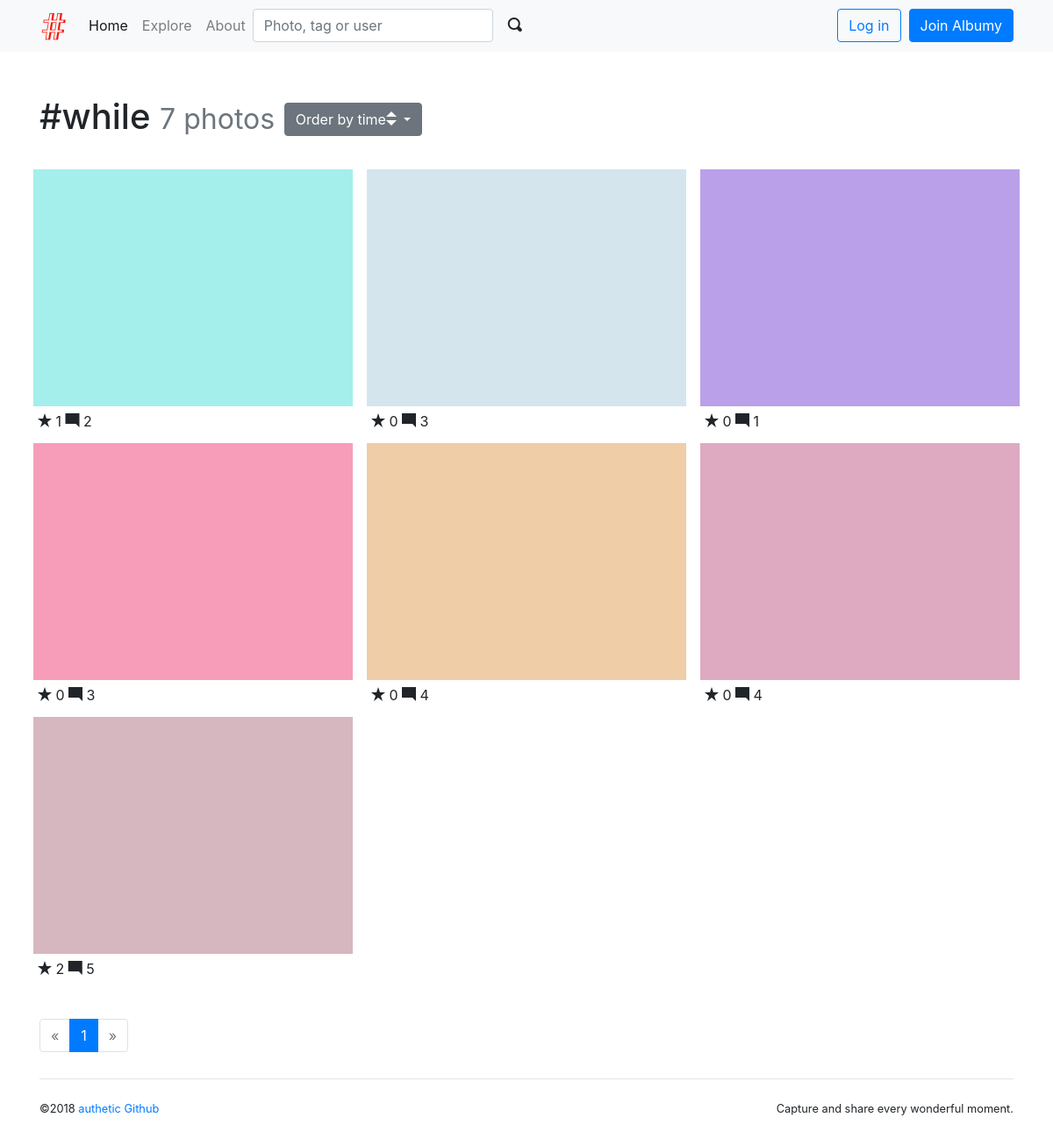
The app's page /tag/9 with its own data.
### albumy/models.py (models this page shows)
@whooshee.register_model('name')
class Tag(db.Model):
    id = db.Column(db.Integer, primary_key=True)
    name = db.Column(db.String(30), index=True)
    photos = db.relationship('Photo', secondary=tagging, back_populates='tags')

@whooshee.register_model('description')
class Photo(db.Model):
    id = db.Column(db.Integer, primary_key=True)
    description = db.Column(db.String(500))
    filename = db.Column(db.String(64))
    filename_s = db.Column(db.String(64))
    filename_m = db.Column(db.String(64))
    timestamp = db.Column(db.DateTime, default=datetime.utcnow)
    flag = db.Column(db.Integer, default=0)
    author_id = db.Column(db.Integer, db.ForeignKey('user.id'))
    author = db.relationship('User', back_populates='photos')
    tags = db.relationship('Tag', secondary=tagging, back_populates='photos')
    collectors = db.relationship('Collect', back_populates='collected', cascade='all')

### albumy/blueprints/main.py (the view)
@main_bp.route('/tag/<int:tag_id>', defaults={'order':'by_time'})
@main_bp.route('/tag/<int:tag_id>/<order>')
def show_tag(tag_id, order):
    tag = Tag.query.get_or_404(tag_id)
    page = request.args.get('page', 1, type=int)
    per_page = current_app.config['ALBUMY_PHOTO_PER_PAGE']
    order_rule = 'time'
    pagination = Photo.query.with_parent(tag).order_by(Photo.timestamp.desc()).paginate(page, per_page)
    photos = pagination.items
    if order == 'by_collects':
        photos.sort(key=lambda x:len(x.collectors), reverse=True)
        order_rule = 'collects'
    return render_template('main/tag.html', tag=tag, pagination=pagination, photos=photos, order_rule=
                           order_rule)

### albumy/__init__.py (called while the page is built)
def register_template_context(app):
    @app.context_processor
    def make_template_context():
        if current_user.is_authenticated:
            notification_count = Notification.query.with_parent(current_user).filter_by(is_read=False).count()
        else:
            notification_count = None
        return dict(notification_count=notification_count)

### albumy/extensions.py (called while the page is built)
    def can(self, permission_name):
        return False

### albumy/templates/main/tag.html (shortened to what this page needs)
{% extends 'base.html' %}
{% from 'bootstrap/pagination.html' import render_pagination %}
{% from 'macros.html' import photo_card with context %}
{% block content %}
    <div class="page-header">
    <h1>#{{ tag.name }}
        <small class="text-muted">{{ tag.photos|length }} photos</small>
        <span class="dropdown">
            <button class="btn btn-secondary dropdown-toggle" type="button" id="dropdownMenuButton" data-toggle="dropdown" aria-haspopup="true" aria-expanded="false">
            Order by {{ order_rule }}<span class="oi oi-elevator"></span>
            </button>
        </span>
    </h1>
    </div>
    <div class="row">
        {% for photo in photos %}
        {{ photo_card(photo) }}
        {% endfor %}
    </div>
    <div class="page-footer">
        {{ render_pagination(pagination, align='center') }}
    </div>
{% endblock %}

### albumy/templates/macros.html (shortened to what this page needs)
{% macro photo_card(photo) %}
    <div class="photo-card card">
        <a class="card-thumbnail" href="{{ url_for('main.show_photo',
                photo_id=photo.id)}}">
            <img class="card-img-top portrait" src="{{ url_for('main.get_image',
                    filename=photo.filename_s) }}">
        </a>
        <div class="card-body">
            <span class="oi oi-star"></span>
            {{ photo.collectors|length }}
            <span class="oi oi-comment-square"></span>
            {{ photo.comments|length }}
        </div>
    </div>
{% endmacro %}

### albumy/static/css/style.css (style rules this page uses)
.page-header { padding-top: 20px; padding-bottom: 20px; }
.page-footer { padding-top: 40px; }
nav { margin-bottom: 30px; }
.photo-card { float: left; width: 33.333%; padding: 0.5rem 0.5rem 0 0.5rem; border: 0; }
.photo-card .card-body { padding: 5px; }
.card-thumbnail { position: relative; width: auto; height: 20em; overflow: hidden; }
.card-thumbnail img { position: absolute; left: 50%; top: 50%; height: 100%; width: auto; -webkit-transform: translate(-50%, -50%); -ms-transform: translate(-50%, -50%); transform: translate(-50%, -50%); }
.card-thumbnail img.portrait { width: 100%; height: auto; }
@media (max-width: 1280px) { .card-thumbnail { height: 270px; } }

### records on screen
Tag: name "while"
Photo: filename_s (picture), collectors|length "1", comments|length "2"
Photo: filename_s (picture), collectors|length "0", comments|length "3"
Photo: filename_s (picture), collectors|length "0", comments|length "1"
Photo: filename_s (picture), collectors|length "0", comments|length "3"
Photo: filename_s (picture), collectors|length "0", comments|length "4"
Photo: filename_s (picture), collectors|length "0", comments|length "4"
Photo: filename_s (picture), collectors|length "2", comments|length "5"

### other values on screen
{{ tag.photos|length }} "7"
{{ order_rule }} "time"
{{ render_pagination(pagination, align='center') }} "« 1 »"
